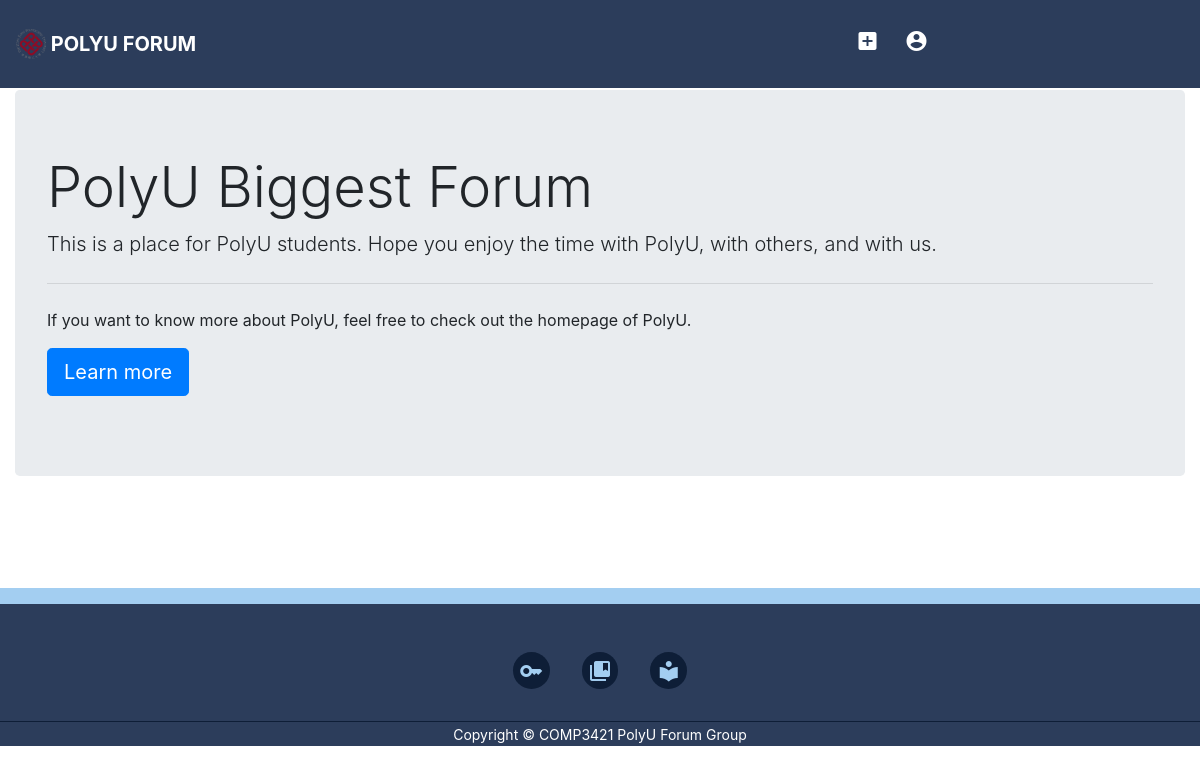
/, run on an earlier commit of the app's database.
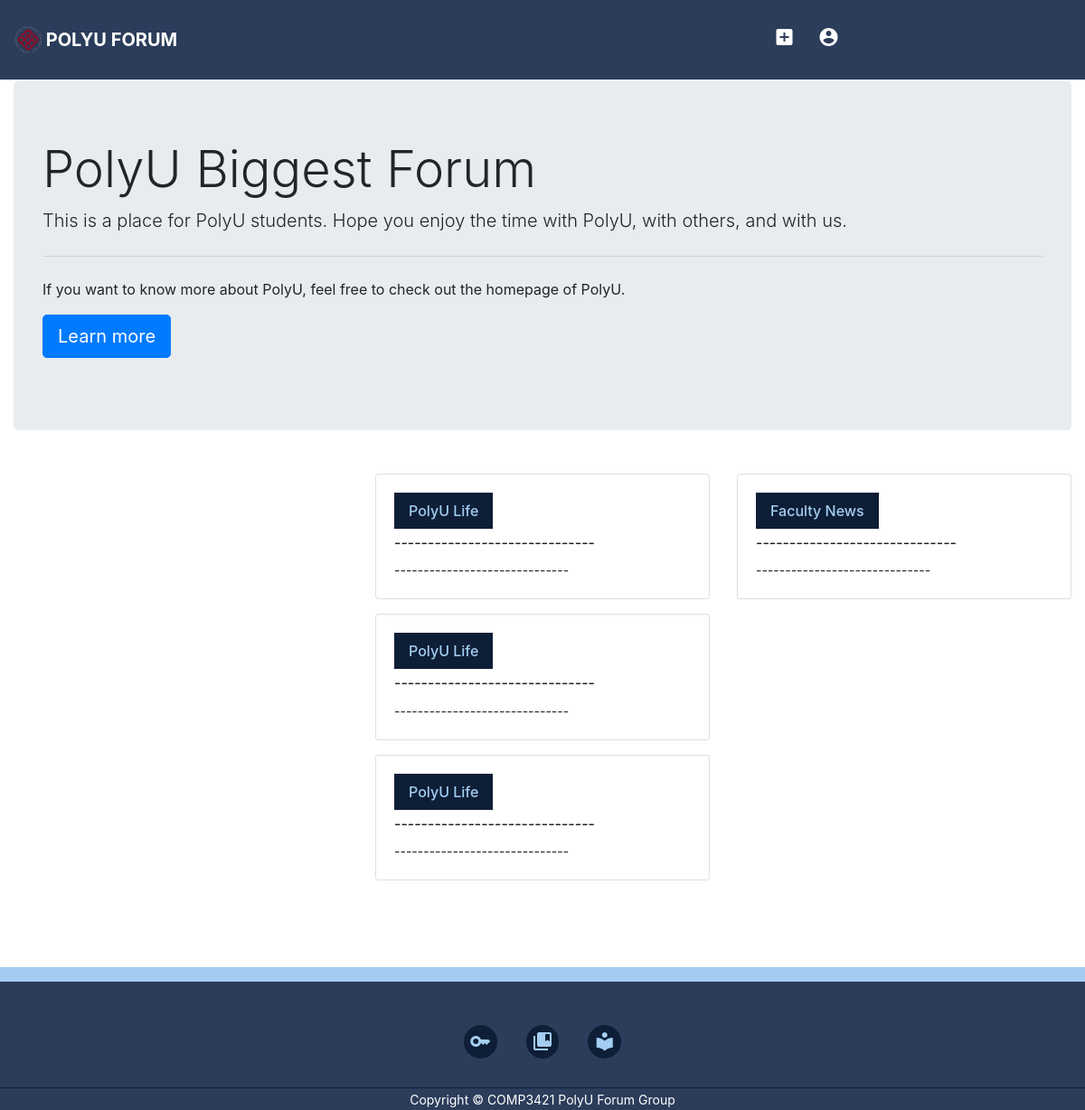
And on a later commit of the database.
### tables this page shows
CREATE TABLE `post_record`(PostID int NOT NULL, Posttype TEXT (65535) NOT NULL, Postname TEXT (100) NOT NULL, Postcontent TEXT (65535) NOT NULL, Posttime TIMESTAMP NOT NULL, UserID int NOT NULL, FOREIGN KEY (UserID) REFERENCES user(UserID));

### index.php (the view, shortened to what this page needs)
<?php
    include 'DBconnection.php';
?>
<!DOCTYPE html>
<html>
<head>
    <link rel="stylesheet" href="style.css">
    <link rel="stylesheet" href="https://cdn.jsdelivr.net/npm/bootstrap@4.6.2/dist/css/bootstrap.min.css">
</head>
<body id = "mainpage">
    <nav class="navbar fixed-top navbar navbar-custom">
        <a class="navbar-brand" href="index.php">
            <img src="images/icon.png" width="30" height="30" class="d-inline-block align-top" alt="">
            PolyU Forum
        </a>
        <div class="navBar">
            <div class="btn-group" role="group" aria-label="Button group with nested dropdown">
                <?php if($_SESSION['loggedin']==true){ ?>
                    <a class="btn" href="createPost.php" role="button" data-toggle="tooltip" data-placement="bottom" title="Create post"><i class="material-icons md-24">add_box</i></a>
                <?php }else{ ?>
                    <a class="btn" id="showModal" data-toggle="modal" data-target="#noticeModal" role="button" data-toggle="tooltip" data-placement="bottom" title="Create post"><i class="material-icons md-24">add_box</i></a>
                <?php } ?>
                <a class="btn" id = "usericon"
                <?php if($_SESSION['loggedin']!=true){
                    ?>
                        href="signup.php"
                        <?php
                    }
                    else {
                    ?> href="user_info.php"
                    <?php
                    }
                ?>role="button" data-toggle="tooltip" data-placement="bottom" title="User"><i class="material-icons md-24">account_circle</i></a>
            </div>
        </div>
    </nav>
    <div class="container-fluid" style="margin-top:90px">
        <div class="jumbotron">
        <h1 class="display-4">PolyU Biggest Forum</h1>
        <p class="lead">This is a place for PolyU students. Hope you enjoy the time with PolyU, with others, and with us.</p>
        <hr class="my-4">
        <p>If you want to know more about PolyU, feel free to check out the homepage of PolyU.</p>
        <p class="lead">
            <a class="btn btn-primary btn-lg" href="https://www.polyu.edu.hk/" role="button">Learn more</a>
        </p>
    </div>
        <div class="row">
            <div class="col-sm-12" id="postSession">
                <div class="row">
                    <div class="col-sm-4">
                    </div>
                    <div class="col-sm-4">
                        <div class="vstack gap-3">
                            <?php
                                $sql = "SELECT * FROM post_record";
                                $res = mysqli_query($conn, $sql);
                                $count_row = mysqli_num_rows($res);
                                for($x = 0; $x < $count_row; $x++){
                                    $row = $res -> fetch_assoc();
                                    if($row["Posttype"]=="PolyU Life"){
                                        if($_SESSION['loggedin']!=true){
                                        ?>
                                            <div class="card" id="most_popular">
                                                <div class="card-body">
                                                    <a href="#" class="card-title category-button most-popular"><?php echo $row["Posttype"]?></a>
                                                    <div class="post-author">
                                                        <h6>------------------------------</h6>
                                                        <small>------------------------------</small>
                                                    </div>
                                                </div>
                                            </div>
                                        <?php
                                        }
                                    }
                                }
                            ?>
                        </div>
                    </div>
                    <div class="col-sm-4">
                        <div class="vstack gap-3">
                            <?php
                                $sql = "SELECT * FROM post_record";
                                $res = mysqli_query($conn, $sql);
                                $count_row = mysqli_num_rows($res);
                                for($x = 0; $x < $count_row; $x++){
                                    $row = $res -> fetch_assoc();
                                    if($row["Posttype"]=="Faculty News"){
                                        if($_SESSION['loggedin']!=true){
                                        ?>
                                            <div class="card" id="most_popular">
                                                <div class="card-body">
                                                    <a href="#" class="card-title category-button most-popular"><?php echo $row["Posttype"]?></a>
                                                    <div class="post-author">
                                                        <h6>------------------------------</h6>
                                                        <small>------------------------------</small>
                                                    </div>
                                                </div>
                                            </div>
                                        <?php
                                        }
                                    }
                                }
                            ?>
                        </div>
                    </div>
                </div>
            </div>
        </div>
    </div>
    <footer>
        <div class="footer-links">
            <a href="https://www38.polyu.edu.hk/eStudent/" target="_blank" data-toggle="tooltip" title="eStudent"><i class="material-icons md-24">key</i></a>
            <a href="https://learn.polyu.edu.hk/" target="_blank" data-toggle="tooltip" title="LEARN@PolyU"><i class="material-icons md-24">collections_bookmark</i></a>
            <a href="https://www.lib.polyu.edu.hk/" target="_blank" data-toggle="tooltip" title="Pao Yue-kong Library"><i class="material-icons md-24">local_library</i></a>
        </div>
        <div class="footer-copyright">
            <small>Copyright &copy; COMP3421 PolyU Forum Group</small>
        </div>
    </footer>
</body>
</html>

### style.css (style rules this page uses)
:root { --color-skyblue: #a3cef1; --color-steelgray: #716f70; --color-darknavyblue: #0e1e37; --color-lessdarknavyblue: #6096ba; --color-navyblue: #2c3d5b; --color-greyblue: #7c8594; }
.material-icons.md-24 { font-size: 24px; }
.navbar-custom { background-color: var(--color-navyblue); }
.navbar-custom a { color: white; }
.navbar-brand { text-transform: uppercase; font-weight: bold; }
.navBar { display: flex; justify-content: space-around; width: 50%; text-align: center; padding: 14px 16px; }
.category-button.most-popular { background-color: var(--color-darknavyblue); color: var(--color-skyblue); display: inline-block; padding: 0.5rem 1rem; font-weight: 500; }
footer { background-color: var(--color-navyblue); padding: 2rem 0 0; box-shadow: inset 0 1rem var(--color-skyblue); }
.footer-links { margin-inline: auto; width: fit-content; margin-block: 2rem; display: flex; justify-content: space-between; align-items: center; gap: 2rem; }
.footer-links a { background: var(--color-darknavyblue); color: var(--color-skyblue); border-radius: 50%; width: 2.3rem; height: 2.3rem; display: flex; align-items: center; justify-content: center; }
.footer-copyright { color: white; text-align: center; border-top: 1px solid var(--color-darknavyblue); }
#postSession { margin-bottom: 5rem; }
.card { margin-top: 1rem; margin-bottom: 1rem; }

What changed in the data, as far as the page shows it:
added post_record: Posttype "PolyU Life", shown under "PolyU Biggest Forum"
added post_record: Posttype "PolyU Life", shown under "PolyU Biggest Forum"
added post_record: Posttype "PolyU Life", shown under "PolyU Biggest Forum"
added post_record: Posttype "Faculty News"
